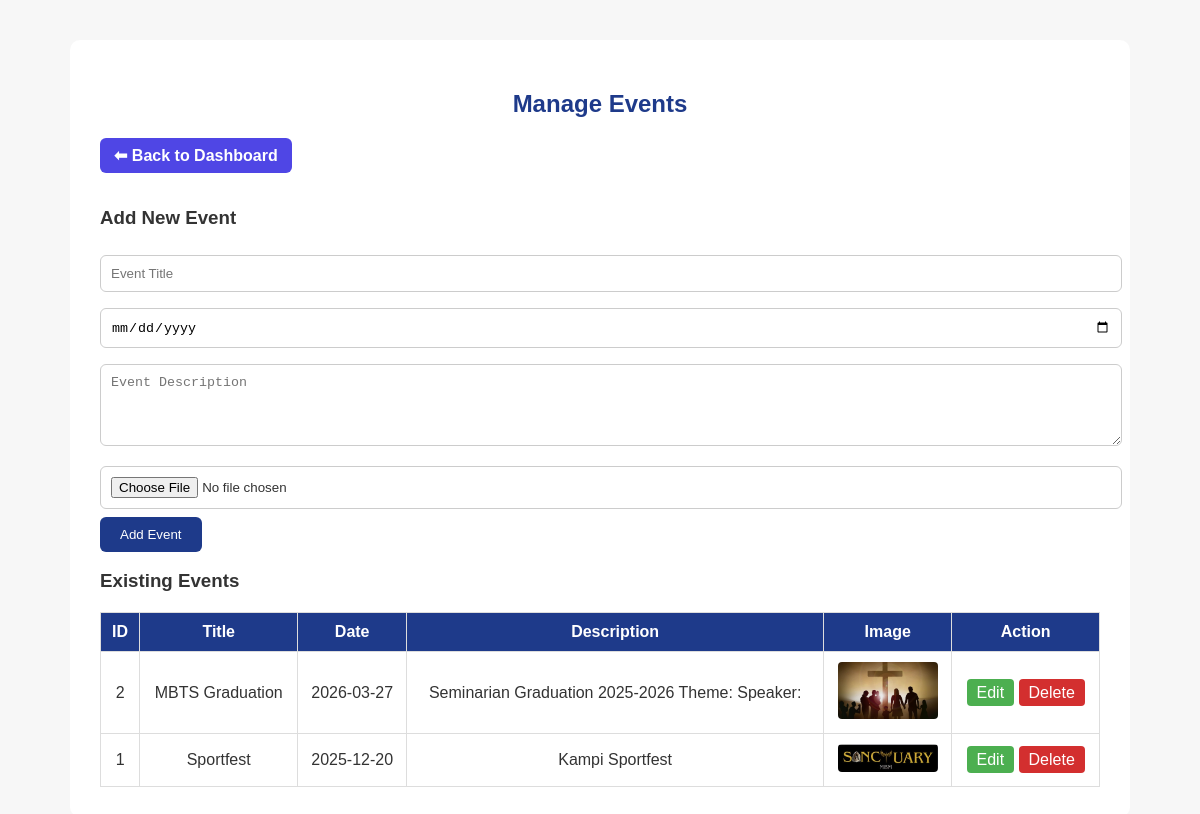
The app's page /admin/admin_events.php (signed in) with its own data.
### tables this page shows
CREATE TABLE `events` (
  `id` int(11) NOT NULL,
  `title` varchar(255) NOT NULL,
  `date` date NOT NULL,
  `description` text NOT NULL,
  `image` varchar(255) DEFAULT NULL
);

### admin/admin_events.php (the view, shortened to what this page needs)
<?php
include '../config.php';
$events = $mysqli->query("SELECT * FROM events ORDER BY date DESC");
?>
<!DOCTYPE html>
<html lang="en">
<head>
<link rel="stylesheet" href="../css/style.css">
</head>
<body>
<div class="container">
<h2>Manage Events</h2>
<a href="index.php" class="back-btn">⬅ Back to Dashboard</a>
<form method="POST" enctype="multipart/form-data">
    <h3>Add New Event</h3>
    <input type="text" name="title" placeholder="Event Title" required>
    <input type="date" name="date" required>
    <textarea name="description" placeholder="Event Description" rows="4" required></textarea>
    <input type="file" name="image" accept=".jpg,.jpeg,.png">
    <button type="submit" name="add">Add Event</button>
</form>
<h3>Existing Events</h3>
<table>
<tr>
    <th>ID</th>
    <th>Title</th>
    <th>Date</th>
    <th>Description</th>
    <th>Image</th>
    <th>Action</th>
</tr>
<?php while($row = $events->fetch_assoc()): ?>
<tr>
    <td><?php echo $row['id']; ?></td>
    <td><?php echo htmlspecialchars($row['title']); ?></td>
    <td><?php echo $row['date']; ?></td>
    <td><?php echo htmlspecialchars($row['description']); ?></td>
    <td>
        <?php if($row['image'] && file_exists('../'.$row['image'])): ?>
            <img src="../<?php echo $row['image']; ?>">
        <?php else: ?>
            N/A
        <?php endif; ?>
    </td>
    <td>
        <a href="?edit=<?php echo $row['id']; ?>" class="btn-edit">Edit</a>
        <a href="?delete=<?php echo $row['id']; ?>" onclick="return confirm('Delete this event?')" class="btn-delete">Delete</a>
    </td>
</tr>
<?php endwhile; ?>
</table>
</div>
</body>
</html>

### admin/style.css (style rules this page uses)
body { margin: 0; font-family: 'Segoe UI', sans-serif; background: #f5f6fa; color: #333; }
.back-btn { background-color: #1e3a8a; color: white; padding: 10px 18px; border-radius: 6px; text-decoration: none; font-weight: bold; display: inline-block; transition: background 0.3s, transform 0.2s; }

### admin/admin_events.php (style rules this page uses)
body { font-family: Arial; background:#f7f7f7; margin:0; padding:0; }
.container { max-width:1000px; margin:40px auto; background:#fff; padding:30px; border-radius:10px; }
h2 { text-align:center; color:#1e3a8a; margin-bottom:20px; }
form input, form textarea { width:100%; padding:10px; margin:8px 0; border-radius:6px; border:1px solid #ccc; }
form button { padding:10px 20px; background:#1e3a8a; color:white; border:none; border-radius:6px; cursor:pointer; }
table { width:100%; border-collapse:collapse; margin-top:20px; }
th, td { border:1px solid #ddd; padding:10px; text-align:center; }
th { background:#1e3a8a; color:white; }
.btn-delete { background:#d32f2f; color:white; padding:5px 10px; border-radius:4px; text-decoration:none; }
.btn-edit { background:#4caf50; color:white; padding:5px 10px; border-radius:4px; text-decoration:none; }
.back-btn { display:inline-block; margin-bottom:15px; padding:8px 14px; background:#4f46e5; color:white; border-radius:6px; text-decoration:none; }
img { max-width:100px; border-radius:4px; }

### records on screen
events: id "2", title "MBTS Graduation", date "2026-03-27", description "Seminarian Graduation 2025-2026 Theme: Speaker:", image (picture)
events: id "1", title "Sportfest", date "2025-12-20", description "Kampi Sportfest", image (picture)
